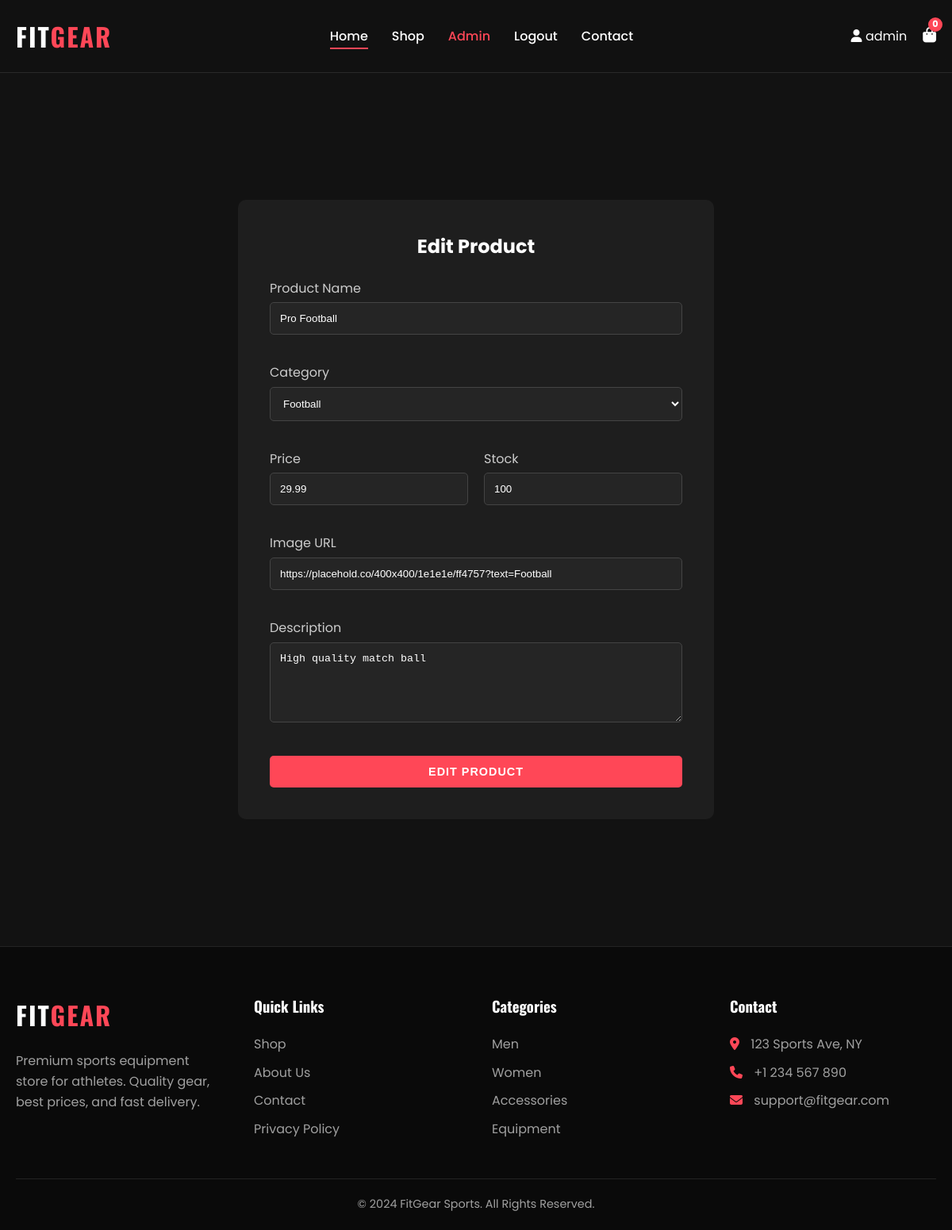
The page /admin/product/edit/1 (signed in) on the database its author committed.
### models.py (models this page shows)
class User(UserMixin, db.Model):
    id = db.Column(db.Integer, primary_key=True)
    username = db.Column(db.String(150), unique=True, nullable=False)
    email = db.Column(db.String(150), unique=True, nullable=False)
    password_hash = db.Column(db.String(200), nullable=False)
    is_admin = db.Column(db.Boolean, default=False)
    created_at = db.Column(db.DateTime, default=datetime.utcnow)
    orders = db.relationship('Order', backref='user', lazy=True)
    cart_items = db.relationship('CartItem', backref='user', lazy=True)

class Product(db.Model):
    id = db.Column(db.Integer, primary_key=True)
    name = db.Column(db.String(150), nullable=False)
    category = db.Column(db.String(50), nullable=False)
    price = db.Column(db.Float, nullable=False)
    stock = db.Column(db.Integer, default=0)
    description = db.Column(db.Text, nullable=True)
    image_url = db.Column(db.String(255), nullable=True)
    created_at = db.Column(db.DateTime, default=datetime.utcnow)
    order_items = db.relationship('OrderItem', backref='product', lazy=True)
    cart_items = db.relationship('CartItem', backref='product', lazy=True)

### app.py (the view, shortened to what this page needs)
@app.route('/admin/product/edit/<int:product_id>', methods=['GET', 'POST'])
@login_required
def edit_product(product_id):
    if not current_user.is_admin:
        flash('Access denied.', 'danger')
        return redirect(url_for('home'))
    product = db.session.get(Product, product_id)
    return render_template('admin/product_form.html', product=product, action='Edit')

### app.py (called while the page is built)
@login_manager.user_loader
def load_user(user_id):
    return db.session.get(User, int(user_id))

### templates/admin/product_form.html (shortened to what this page needs)
{% extends "base.html" %}
{% block content %}
<div class="container section-p1">
    <div class="auth-container" style="max-width: 600px;">
        <h2 style="text-align: center; margin-bottom: 20px; color: #fff;">{{ action }} Product</h2>
        <form method="POST">
            <div class="form-group">
                <label>Product Name</label>
                <input type="text" name="name" value="{{ product.name if product else '' }}" required>
            </div>
            <div class="form-group">
                <label>Category</label>
                <select name="category"
                    style="width: 100%; padding: 12px; background: #252525; border: 1px solid #444; color: #fff; border-radius: 5px; margin-bottom: 15px;">
                    <option value="football" {% if product and product.category=='football' %}selected{% endif %}>
                        Football</option>
                </select>
            </div>
            <div class="form-group" style="display: flex; gap: 20px;">
                <div style="flex: 1;">
                    <label>Price</label>
                    <input type="number" step="0.01" name="price" value="{{ product.price if product else '' }}"
                        required>
                </div>
                <div style="flex: 1;">
                    <label>Stock</label>
                    <input type="number" name="stock" value="{{ product.stock if product else '' }}" required>
                </div>
            </div>
            <div class="form-group">
                <label>Image URL</label>
                <input type="text" name="image_url" value="{{ product.image_url if product else '' }}" required>
            </div>
            <div class="form-group">
                <label>Description</label>
                <textarea name="description" rows="5"
                    style="width: 100%; padding: 12px; background: #252525; border: 1px solid #444; color: #fff; border-radius: 5px; margin-bottom: 15px;">{{ product.description if product else '' }}</textarea>
            </div>
            <button type="submit" class="btn" style="width: 100%;">{{ action }} Product</button>
        </form>
    </div>
</div>
{% endblock %}

### templates/base.html (shortened to what this page needs)
<!DOCTYPE html>
<html lang="en">
<head>
    <link rel="stylesheet" href="https://cdnjs.cloudflare.com/ajax/libs/font-awesome/6.4.0/css/all.min.css">
    <link rel="stylesheet" href="{{ url_for('static', filename='css/style.css') }}">
</head>
<body>
    <header>
        <div class="container">
            <nav class="navbar">
                <a href="{{ url_for('home') }}" class="logo">Fit<span>Gear</span></a>
                <ul class="nav-menu">
                    <li><a href="{{ url_for('home') }}" class="nav-link active">Home</a></li>
                    <li><a href="{{ url_for('shop') }}" class="nav-link">Shop</a></li>
                    {% if current_user.is_authenticated %}
                    {% if current_user.is_admin %}
                    <li><a href="{{ url_for('admin_dashboard') }}" class="nav-link"
                            style="color: var(--accent-red);">Admin</a></li>
                    {% endif %}
                    <li><a href="{{ url_for('logout') }}" class="nav-link">Logout</a></li>
                    {% else %}
                    <li><a href="{{ url_for('login') }}" class="nav-link">Login</a></li>
                    {% endif %}
                    <li><a href="#contact" class="nav-link">Contact</a></li>
                </ul>
                <div class="nav-icons">
                    {% if current_user.is_authenticated %}
                    <a href="#"><i class="fas fa-user"></i> {{ current_user.username }}</a>
                    {% else %}
                    <a href="{{ url_for('login') }}"><i class="fas fa-user"></i></a>
                    {% endif %}
                    <a href="{{ url_for('cart') }}" class="cart-icon">
                        <i class="fas fa-shopping-bag"></i>
                        <span class="cart-count">0</span>
                    </a>
                </div>
            </nav>
        </div>
    </header>
    {% block content %}
    {% endblock %}
    <footer>
        <div class="container">
            <div class="footer-grid">
                <div class="footer-col">
                    <a href="{{ url_for('home') }}" class="logo">Fit<span>Gear</span></a>
                    <p style="margin-top: 20px; color: #a0a0a0;">Premium sports equipment store for athletes. Quality
                        gear, best prices, and fast delivery.</p>
                </div>
                <div class="footer-col">
                    <h3>Quick Links</h3>
                    <ul>
                        <li><a href="#">Shop</a></li>
                        <li><a href="#">About Us</a></li>
                        <li><a href="#">Contact</a></li>
                        <li><a href="#">Privacy Policy</a></li>
                    </ul>
                </div>
                <div class="footer-col">
                    <h3>Categories</h3>
                    <ul>
                        <li><a href="#">Men</a></li>
                        <li><a href="#">Women</a></li>
                        <li><a href="#">Accessories</a></li>
                        <li><a href="#">Equipment</a></li>
                    </ul>
                </div>
                <div class="footer-col">
                    <h3>Contact</h3>
                    <ul style="color: #a0a0a0;">
                        <li><i class="fas fa-map-marker-alt" style="color: var(--accent-red); margin-right: 10px;"></i>
                            123 Sports Ave, NY</li>
                        <li><i class="fas fa-phone" style="color: var(--accent-red); margin-right: 10px;"></i> +1 234
                            567 890</li>
                        <li><i class="fas fa-envelope" style="color: var(--accent-red); margin-right: 10px;"></i>
                            support@fitgear.com</li>
                    </ul>
                </div>
            </div>
            <div class="copyright">
                <p>&copy; 2024 FitGear Sports. All Rights Reserved.</p>
            </div>
        </div>
    </footer>
</body>
</html>

### static/css/style.css (style rules this page uses)
:root { --bg-color: #121212; --card-bg: #1e1e1e; --text-main: #ffffff; --text-muted: #a0a0a0; --accent-red: #ff4757; --accent-blue: #2ed573; --border-color: rgba(255, 255, 255, 0.1); --nav-bg: rgba(18, 18, 18, 0.95); --shadow: 0 10px 30px rgba(0, 0, 0, 0.5); --font-heading: 'Oswald', sans-serif; --font-body: 'Poppins', sans-serif; }
* { margin: 0; padding: 0; box-sizing: border-box; scroll-behavior: smooth; }
body { background-color: var(--bg-color); color: var(--text-main); font-family: var(--font-body); line-height: 1.6; overflow-x: hidden; }
a { text-decoration: none; color: inherit; transition: 0.3s; }
ul { list-style: none; }
.container { max-width: 1200px; margin: 0 auto; padding: 0 20px; }
.section-p1 { padding: 80px 0; }
.btn { display: inline-block; padding: 12px 30px; background: var(--accent-red); color: #fff; font-weight: 600; border-radius: 5px; text-transform: uppercase; font-size: 0.9rem; letter-spacing: 1px; cursor: pointer; border: none; transition: 0.3s; }
header { background: var(--nav-bg); position: sticky; top: 0; z-index: 1000; backdrop-filter: blur(10px); border-bottom: 1px solid var(--border-color); }
.navbar { display: flex; justify-content: space-between; align-items: center; padding: 20px 0; }
.logo { font-family: var(--font-heading); font-size: 2rem; font-weight: 700; color: #fff; text-transform: uppercase; letter-spacing: 2px; }
.logo span { color: var(--accent-red); }
.nav-menu { display: flex; gap: 30px; }
.nav-link { font-weight: 500; position: relative; }
.nav-link::after { content: ''; position: absolute; width: 0; height: 2px; background: var(--accent-red); bottom: -5px; left: 0; transition: 0.3s; }
.nav-link:hover::after, .nav-link.active::after { width: 100%; }
.nav-icons { display: flex; gap: 20px; align-items: center; }
.cart-icon { position: relative; font-size: 1.2rem; }
.cart-count { position: absolute; top: -8px; right: -8px; background: var(--accent-red); color: #fff; font-size: 0.7rem; width: 18px; height: 18px; border-radius: 50%; display: flex; align-items: center; justify-content: center; font-weight: 700; }
footer { background: #0a0a0a; padding: 60px 0 20px; border-top: 1px solid var(--border-color); }
.footer-grid { display: grid; grid-template-columns: repeat(auto-fit, minmax(200px, 1fr)); gap: 40px; margin-bottom: 40px; }
.footer-col h3 { color: #fff; margin-bottom: 20px; font-family: var(--font-heading); }
.footer-col ul li { margin-bottom: 10px; }
.footer-col ul li a { color: var(--text-muted); }
.copyright { text-align: center; padding-top: 20px; border-top: 1px solid var(--border-color); color: var(--text-muted); font-size: 0.9rem; }
.auth-container { max-width: 400px; margin: 80px auto; background: #1e1e1e; padding: 40px; border-radius: 10px; }
.auth-container input { width: 100%; padding: 12px; margin-bottom: 15px; background: #252525; border: 1px solid #444; color: #fff; border-radius: 5px; }
.form-group { margin-bottom: 20px; }
.form-group label { display: block; margin-bottom: 5px; color: #ccc; }
.form-group input { width: 100%; padding: 12px; background: #252525; border: 1px solid #444; color: #fff; border-radius: 5px; }

### rows shown on the page
User: username "admin"
Product: name "Pro Football", category "Football", price "29.99", stock "100", image_url "https://placehold.co/400x400/1e1e1e/ff4757?text=Football", description "High quality match ball"

### other values the page prints
{{ action }} "Edit"
{{ action }} "EDIT"
